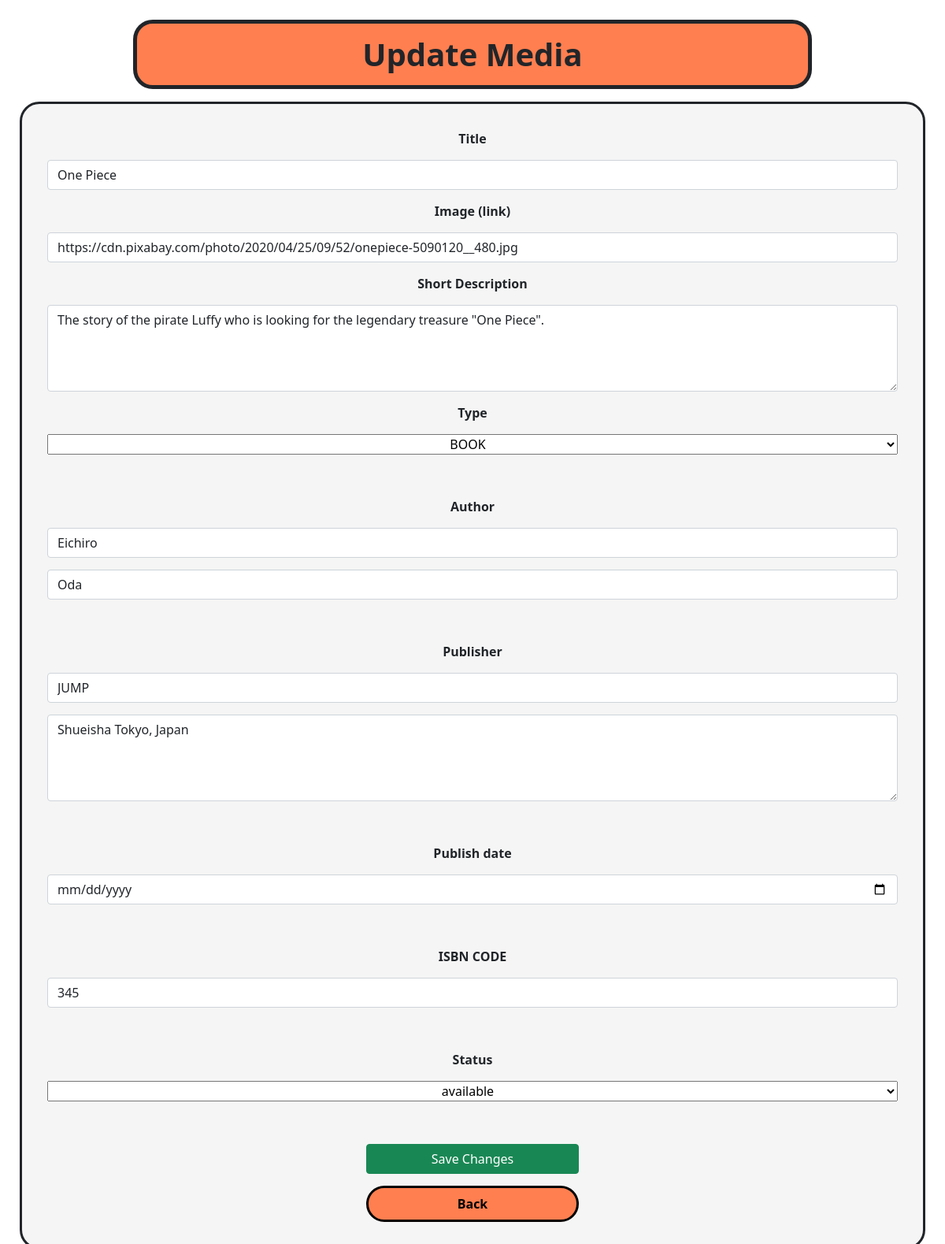
The app's page /CRUD/update.php?id=4 with its own data.
### tables this page shows
CREATE TABLE `medias` (
  `id` int(11) NOT NULL,
  `title` varchar(100) DEFAULT NULL,
  `image` varchar(150) DEFAULT NULL,
  `ISBN_code` int(11) DEFAULT NULL,
  `short_description` varchar(500) DEFAULT NULL,
  `type` enum('CD','BOOK','DVD') DEFAULT NULL,
  `author_first_name` varchar(25) DEFAULT NULL,
  `author_last_name` varchar(35) DEFAULT NULL,
  `publisher_name` varchar(45) DEFAULT NULL,
  `publisher_address` varchar(250) DEFAULT NULL,
  `publish_date` date DEFAULT NULL,
  `media_status` enum('available','reserved') DEFAULT NULL
);

### CRUD/update.php (the view, shortened to what this page needs)
<?php
require_once 'actions/db_connect.php';
if ($_GET['id']) {
    $id = $_GET['id'];
    $sql = "SELECT * FROM medias WHERE id = {$id}";
    $result = mysqli_query($connect, $sql);
    if (mysqli_num_rows($result) == 1) {
        $data = mysqli_fetch_assoc($result);
        $title = $data['title'];
        $image = $data['image'];
        $ISBN = $data["ISBN_code"];
        $description = $data["short_description"];
        $type = $data["type"];
        $authorFirstName = $data["author_first_name"];
        $authorLastName = $data["author_last_name"];
        $publisherName=$data['publisher_name'];
        $publisherAddress=$data['publisher_address'];
        $status = $data['media_status'];
    } else {
        header("location: error.php");
    }
 } else {
    header("location: error.php");
 }
?>
<!DOCTYPE html>
<html lang="en">
<head>
    <?php require_once 'components/boot.php'?>
    <link rel="stylesheet" href="./style/styleForm.css">
</head>
<body>
    <h1>Update Media</h1>
    <form action="./actions/a_update.php" method="post" enctype="multipart/form-data" id=form>
        <label for="name">Title</label>
        <input class="form-control" type="text" name="title" id="title" value="<?php echo $title ?>">
        <label for="image">Image (link)</label>
        <input class="form-control" type="text" name="image" id="image" value="<?php echo $image ?>">
        <label for="price">Short Description</label>
        <textarea class="form-control" name="short_description" id="description" cols="30" rows="4" ><?php echo $description ?></textarea>
        <label for="type">Type</label>
        <select name="type" value="<?php echo $type ?>">
            <option value="<?php echo $type ?>"><?php echo $type ?></option>
        </select><br>
        <label for="author">Author</label>
        <input class="form-control" type="text" name="author_first_name" placeholder="first name" id="title" value="<?php echo $authorFirstName ?>">
        <input class="form-control" type="text" name="author_last_name" placeholder="last name" id="title" value="<?php echo $authorLastName ?>"><br>
        <label for="publisher">Publisher</label>
        <input class="form-control" type="text" name="publisher_name" id="pub_name" placeholder="name"  value="<?php echo $publisherName ?>" >
        <textarea class="form-control" name="publisher_address" id="pub_ad" cols="30" rows="4"  placeholder="address" value="<?php echo $publisherAddress ?>" ><?php echo $publisherAddress ?></textarea><br>
        <label for="date">Publish date</label>
        <input class="form-control" type="date" name="publish_date" id="pub_date" placeholder="date of publication" value="<?php echo $publishDate ?>" >
        <br>
        <label for="ISBN">ISBN CODE</label>
        <input class="form-control" type="number" name="ISBN_code" id="ISBN"  value="<?php echo $ISBN ?>"><br>
        <label for="media_status">Status</label>
        <select name="media_status"  value="<?php echo $status ?>">
            <option value="<?php echo $status ?>"><?php echo $status ?></option>
        </select><br>
        <button class="btn btn-success w-25 m-auto" type= "submit">Save Changes</button>
        <a class="home" href="index.php">Back</a>
    </form>
</body>
</html>

### CRUD/style/styleForm.css (style rules this page uses)
body { padding: 25px; }
h1 { font-weight: bold; background-color: coral; position:static; margin: auto; text-align: center; padding: 15px; border: solid 5px; border-radius: 25px; width: 75%; }
form { background-color: whitesmoke; display: flex; flex-direction: column; text-align: center; border: solid 3px; border-radius: 25px; margin-top: 1rem; font-weight: bold; padding: 2rem; gap: 15px; }
select { text-align: center; }
.home { background-color: coral; width: 25%; margin: auto; padding: 0.5rem; border-radius: 25px; border: solid; text-decoration: none; color: black; }

### records on screen
medias: title "One Piece", image "https://cdn.pixabay.com/photo/2020/04/25/09/52/onepiece-5090120__480.jpg", short_description "The story of the pirate Luffy who is looking for the legendary treasure \"One Piece\".", type "BOOK", author_first_name "Eichiro", author_last_name "Oda", publisher_name "JUMP", publisher_address "Shueisha Tokyo, Japan", ISBN_code "345", media_status "available"
